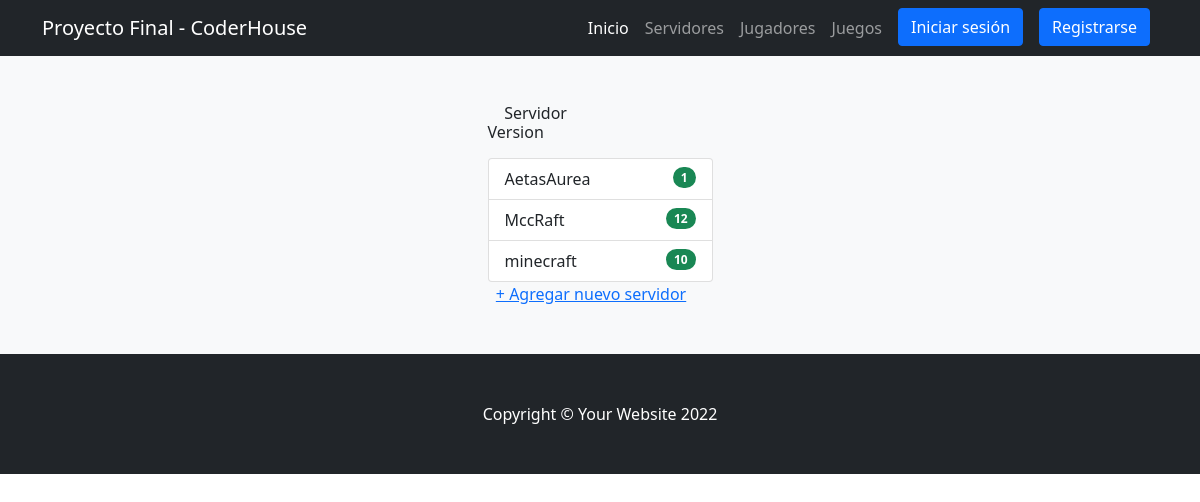
Before: /app/servidores/ with the older database file.
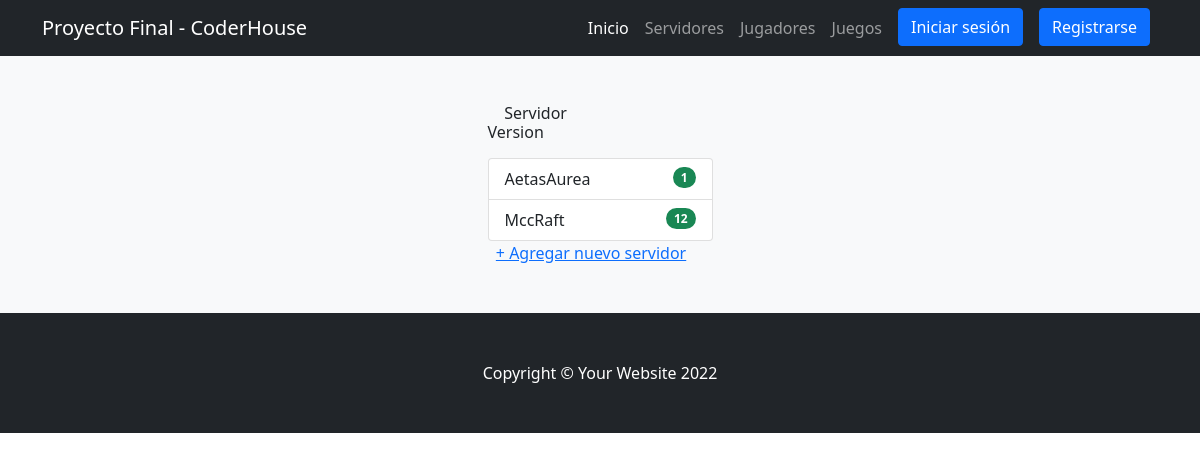
After: the same page with the newer database file.
### ProyectoFinalApp/models.py (models this page shows)
class Servidor(models.Model):
    nombre = models.CharField(max_length = 20) #texto
    version = models.IntegerField() #numerico
    class Meta:
        verbose_name_plural = "Servidores"

### ProyectoFinalApp/views.py (the view)
# urls.py: path('servidores/', servidores, name= "servidores"),
def servidores(request):
    servidores = Servidor.objects.all()
    return render(request,"ProyectoFinalApp/servidores.html",{"servidores":servidores})

### ProyectoFinalApp/templates/ProyectoFinalApp/servidores.html (shortened to what this page needs)
{% extends 'ProyectoFinalApp/base.html' %}
{% load static %}
{% block contenidoPagina %}
<section class="bg-light py-5">
    <div class="container px-5">
        <div class="row gx-5 justify-content-center">
            <div class="col-lg-3">
                <h6>&nbsp &nbsp
                Servidor
                &nbsp &nbsp &nbsp &nbsp &nbsp &nbsp &nbsp &nbsp &nbsp &nbsp &nbsp &nbsp &nbsp &nbsp
                Version</h6>
                <ul class="list-group">
                    {% for servidor in servidores %}
                        <li class="list-group-item d-flex justify-content-between align-items-start">
                            {{servidor.nombre}}
                            <span class="badge bg-success rounded-pill">{{servidor.version}}</span>
                        </li>
                    {% endfor %}
                </ul>
                &nbsp&nbsp<a href="{% url 'crearServidor' %}">+ Agregar nuevo servidor</a>
            </div>
        </div>
    </div>
</section>
{% endblock %}

### ProyectoFinalApp/templates/ProyectoFinalApp/base.html (shortened to what this page needs)
{% load static %}
<!DOCTYPE html>
<html lang="en">
    <head>
        <link href="{% static 'css/styles.css' %}" rel="stylesheet" />
    </head>
    <body>
        <nav class="navbar navbar-expand-lg navbar-dark bg-dark">
            <div class="container">
                <a class="navbar-brand" href="{% url 'inicio' %}">Proyecto Final - CoderHouse</a>
                <div class="collapse navbar-collapse" id="navbarSupportedContent">
                    <ul class="navbar-nav ms-auto mb-2 mb-lg-0">
                        <li class="nav-item"><a class="nav-link active" aria-current="page" href="{% url 'inicio' %}">Inicio</a></li>
                        <li class="nav-item"><a class="nav-link" href="{% url 'servidores' %}">Servidores</a></li>
                        <li class="nav-item"><a class="nav-link" href="{% url 'jugadores' %}">Jugadores</a></li>
                        <li class="nav-item"><a class="nav-link" href="{% url 'juegos' %}">Juegos</a></li>
                        <li class="nav-item"><a class="btn btn-primary mx-2" href="{% url 'login' %}">Iniciar sesión</a></li>
                        <li class="nav-item"><a class="btn btn-primary mx-2" href="{% url 'register' %}">Registrarse</a></li>
                    </ul>
                </div>
            </div>
        </nav>
        {% block contenidoPagina %}
        {% endblock %}
        <footer class="py-5 bg-dark">
            <div class="container"><p class="m-0 text-center text-white">Copyright &copy; Your Website 2022</p></div>
        </footer>
    </body>
</html>

Changed rows visible on the page:
removed Servidor: nombre "minecraft", version "10"
